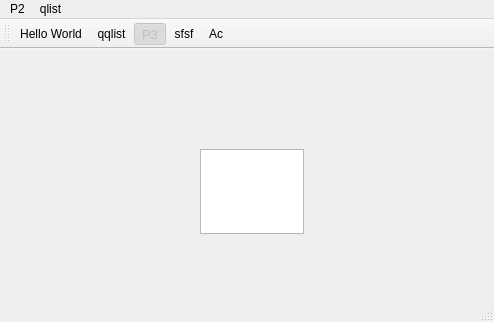
<?xml version="1.0" encoding="UTF-8"?>
<ui version="4.0">
 <class>MainWindow</class>
 <widget class="QMainWindow" name="MainWindow">
  <property name="geometry">
   <rect>
    <x>0</x>
    <y>0</y>
    <width>494</width>
    <height>322</height>
   </rect>
  </property>
  <property name="windowTitle">
   <string>MainWindow</string>
  </property>
  <widget class="QWidget" name="centralWidget">
   <widget class="QWidget" name="layoutWidget">
    <property name="geometry">
     <rect>
      <x>80</x>
      <y>190</y>
      <width>311</width>
      <height>51</height>
     </rect>
    </property>
    <layout class="QVBoxLayout" name="verticalLayout"/>
   </widget>
   <widget class="Line" name="line">
    <property name="geometry">
     <rect>
      <x>70</x>
      <y>250</y>
      <width>331</width>
      <height>16</height>
     </rect>
    </property>
    <property name="orientation">
     <enum>Qt::Horizontal</enum>
    </property>
   </widget>
   <widget class="QPlainTextEdit" name="plainTextEdit">
    <property name="geometry">
     <rect>
      <x>200</x>
      <y>100</y>
      <width>104</width>
      <height>85</height>
     </rect>
    </property>
   </widget>
  </widget>
  <widget class="QMenuBar" name="menuBar">
   <property name="geometry">
    <rect>
     <x>0</x>
     <y>0</y>
     <width>494</width>
     <height>25</height>
    </rect>
   </property>
   <widget class="QMenu" name="menuP2">
    <property name="title">
     <string>P2</string>
    </property>
    <addaction name="actionP1"/>
    <addaction name="actionP2"/>
    <addaction name="actionP3"/>
    <addaction name="actionSfsf"/>
   </widget>
   <widget class="QMenu" name="menuQlist">
    <property name="title">
     <string>qlist</string>
    </property>
    <addaction name="separator"/>
    <addaction name="actionQqlist"/>
    <addaction name="actionAc"/>
   </widget>
   <addaction name="menuP2"/>
   <addaction name="menuQlist"/>
  </widget>
  <widget class="QToolBar" name="toolBar">
   <property name="windowTitle">
    <string>toolBar</string>
   </property>
   <attribute name="toolBarArea">
    <enum>TopToolBarArea</enum>
   </attribute>
   <attribute name="toolBarBreak">
    <bool>false</bool>
   </attribute>
   <addaction name="actionP1"/>
   <addaction name="actionQqlist"/>
   <addaction name="actionP3"/>
   <addaction name="actionSfsf"/>
   <addaction name="actionAc"/>
  </widget>
  <widget class="QStatusBar" name="statusBar"/>
  <action name="actionP1">
   <property name="checkable">
    <bool>true</bool>
   </property>
   <property name="checked">
    <bool>false</bool>
   </property>
   <property name="icon">
    <iconset resource="myresources.qrc">
     <normaloff>:/Images/10.png</normaloff>:/Images/10.png</iconset>
   </property>
   <property name="text">
    <string>Hello World</string>
   </property>
  </action>
  <action name="actionP2">
   <property name="checkable">
    <bool>true</bool>
   </property>
   <property name="checked">
    <bool>true</bool>
   </property>
   <property name="enabled">
    <bool>true</bool>
   </property>
   <property name="icon">
    <iconset theme="black">
     <normaloff>15.jpg</normaloff>15.jpg</iconset>
   </property>
   <property name="text">
    <string>Login Window</string>
   </property>
   <property name="font">
    <font>
     <family>MS PGothic</family>
     <italic>true</italic>
    </font>
   </property>
   <property name="visible">
    <bool>true</bool>
   </property>
   <property name="iconVisibleInMenu">
    <bool>true</bool>
   </property>
  </action>
  <action name="actionP3">
   <property name="checkable">
    <bool>true</bool>
   </property>
   <property name="checked">
    <bool>true</bool>
   </property>
   <property name="enabled">
    <bool>false</bool>
   </property>
   <property name="icon">
    <iconset resource="myresources.qrc">
     <normaloff>:/Images/16.jpg</normaloff>:/Images/16.jpg</iconset>
   </property>
   <property name="text">
    <string>P3</string>
   </property>
   <property name="toolTip">
    <string>P3</string>
   </property>
   <property name="font">
    <font>
     <pointsize>10</pointsize>
    </font>
   </property>
   <property name="visible">
    <bool>false</bool>
   </property>
   <property name="iconVisibleInMenu">
    <bool>false</bool>
   </property>
  </action>
  <action name="actionQqlist">
   <property name="icon">
    <iconset resource="myresources.qrc">
     <normaloff>:/Images/8.png</normaloff>:/Images/8.png</iconset>
   </property>
   <property name="text">
    <string>qqlist</string>
   </property>
  </action>
  <action name="actionAc">
   <property name="text">
    <string>Ac</string>
   </property>
  </action>
  <action name="actionSfsf">
   <property name="text">
    <string>sfsf</string>
   </property>
  </action>
 </widget>
 <layoutdefault spacing="6" margin="11"/>
 <resources>
  <include location="myresources.qrc"/>
 </resources>
 <connections/>
</ui>
